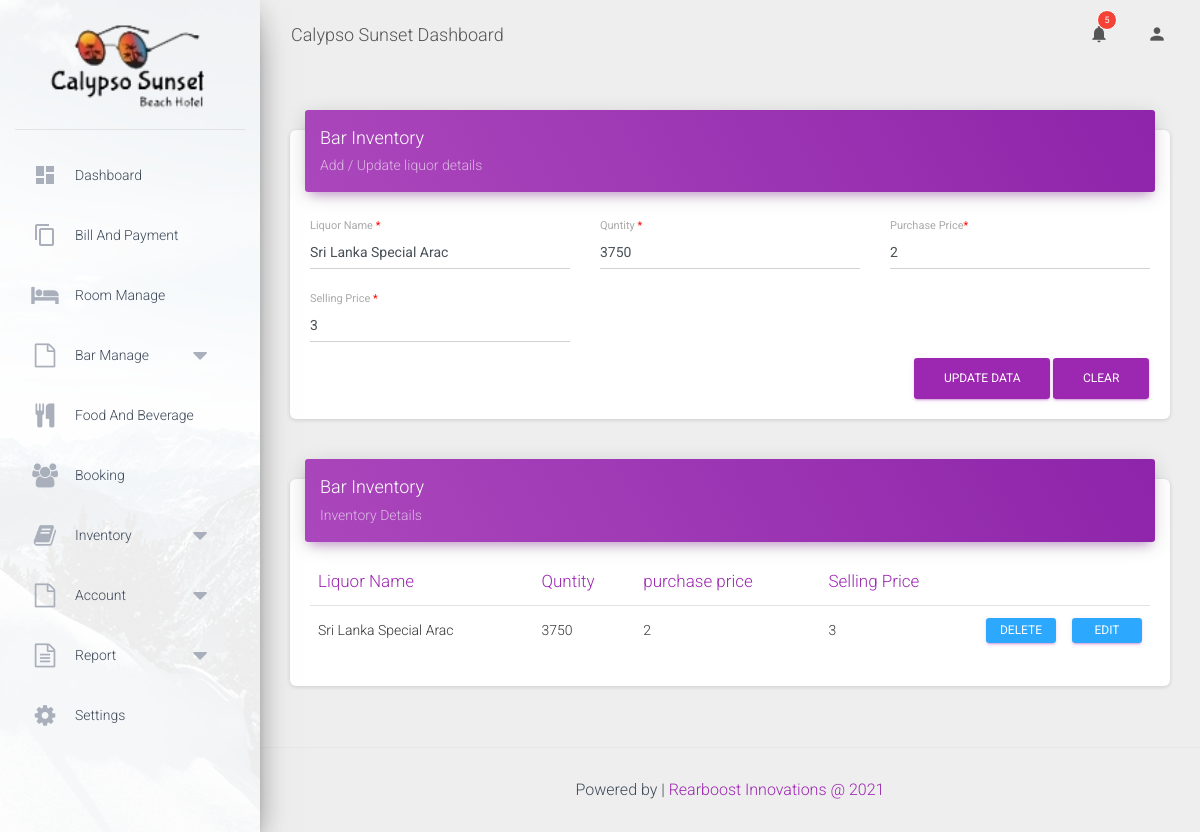
Page /content/bar_inventory.php?prop_id=1 (signed in) on the committed database.
### tables this page shows
CREATE TABLE `bar_inventory` (
  `id` int(11) NOT NULL,
  `lq_name` varchar(60) NOT NULL,
  `qty` int(11) NOT NULL,
  `pur_price` int(11) NOT NULL,
  `selling_price` int(11) NOT NULL
);

### content/bar_Inventory.php (the view, shortened to what this page needs)
<!DOCTYPE html>
<html lang="en">
<?php
    require '../include/config.php';
    if(isset($_GET['prop_id']))
    {
      $getID = $_GET['prop_id'];
      $query = "SELECT * FROM bar_inventory WHERE id ='$getID'";
      $result = mysqli_query($conn ,$query);
      while($row = mysqli_fetch_array($result))
      {
         $roomno =$row["lq_name"];
         $roomtype =$row["qty"];
         $numbed =$row["pur_price"];
         $roomprice =$row["selling_price"];
      }
    }
?>
<head>
    <?php include('../include/head.php'); ?>
</head>
<body class="">
    <div class="wrapper">
        <div class="sidebar" data-color="purple" data-background-color="white" data-image="../assets/img/sidebar-1.jpg">
            <div class="logo">
              <a href="home.php" class="simple-text logo-normal">
              <img src="../images/logo.png" alt="" style="width: 80%;">
              </a>
            </div>
            <?php include('../include/sideMenu.php'); ?>
        </div>
        <div class="main-panel">
            <?php include('../include/navhead.php'); ?>
            <div class="content">
                <div class="container-fluid">
                    <div class="row">
                        <div class="col-md-12">
                            <div class="card">
                                <div class="card-header card-header-primary">
                                    <h4 class="card-title">Bar Inventory</h4>
                                    <p class="card-category">Add / Update liquor details</p>
                                </div>
                                <div class="card-body">
                                    <form id="room_form">
                                        <div class="row">
                                            <div class="col-md-4">
                                                <div class="form-group">
                                                    <label class="bmd-label-floating">Liquor Name <span style="color: red;">*<span></label>
                                                    <input type="text" class="form-control" id="roomno" value="<?php if(isset($roomno)){ echo $roomno;} ?>">
                                                </div>
                                            </div>
                                            <div class="col-md-4">
                                                <div class="form-group">
                                                    <label class="bmd-label-floating">Quntity <span style="color: red;">*<span></label>
                                                    <input type="number" class="form-control" id="roomtype" value="<?php if(isset($roomtype)){ echo $roomtype;} ?>">
                                                </div>
                                            </div>
                                            <div class="col-md-4">
                                                <div class="form-group">
                                                    <label class="bmd-label-floating">Purchase Price<span style="color: red;">*<span></label>
                                                    <input type="number" class="form-control" id="numbed" value="<?php if(isset($numbed)){ echo $numbed;} ?>">
                                                </div>
                                            </div>
                                        </div>
                                        <div class="row">
                                            <div class="col-md-4">
                                                <div class="form-group">
                                                    <label class="bmd-label-floating">Selling Price <span style="color: red;">*<span></label>
                                                    <input type="number" class="form-control" id="roomprice" value="<?php if(isset($roomprice)){ echo $roomprice;} ?>">
                                                </div>
                                            </div>
                                        </div>
                                           <button type="button" class="btn btn-primary pull-right" onclick="window.location='http://localhost:8888/HMS/content/bar_inventory.php'">Clear</button>
                                        <?php if (isset($_GET['prop_id'])): ?>
                                             <button type="button" class="btn btn-primary pull-right" id="room_btn_edit" name="room_btn_edit" onclick="roomFormedit()">Update Data</button>
                                        <?php else: ?>
                                             <button type="button" class="btn btn-primary pull-right" id="room_btn_submit" name="room_btn_submit" onclick="roomFormsubmit()">Submit Data</button>
                                        <?php endif; ?>
                                        <div class="clearfix"></div>
                                    </form>
                                </div>
                            </div>
                        </div>
                        <div class="col-md-12">
                            <div class="card">
                                <div class="card-header card-header-primary">
                                    <h4 class="card-title ">Bar Inventory</h4>
                                    <p class="card-category"> Inventory Details</p>
                                </div>
                                <div class="card-body">
                                   <?php
                                       $query = "SELECT * FROM bar_inventory";
                                       $result = mysqli_query($conn ,$query);
                                    ?>
                                    <div class="table-responsive" id="room_table">
                                        <table class="table">
                                            <thead class=" text-primary">
                                                <th>
                                                    Liquor Name
                                                </th>
                                                <th>
                                                    Quntity
                                                </th>
                                                <th>
                                                    purchase price
                                                </th>
                                                <th>
                                                   Selling Price
                                                </th>
                                                <th>
                                                </th>
                                                <th>
                                                </th>
                                            </thead>
                                            <tbody>
                                                <?php
                                                while($row = mysqli_fetch_array($result))
                                                   {
                                                    echo '
                                                    <tr>
                                                     <td>'.$row["lq_name"].'</td>
                                                     <td>'.$row["qty"].'</td>
                                                     <td>'.$row["pur_price"].'</td>
                                                     <td>'.$row["selling_price"].'</td>
                                                     <td width="5%"><button type="button" id="delete_form" name="delete_form" onclick="roomremoveconf(event ,'.$row["id"].')" class="btn btn-primary edit_data" style="margin: 0px; height: 25px; width: 70px; color: white; border-color: #2CA8FF; background-color: #2CA8FF; font-size: 12px;  padding: 4px 10px; margin-top: 0px;">Delete</button></td>
                                                     '; ?>
                                                     <td width="5%"><button type="button" id="edit_form" name="edit_form" onclick="window.location='./bar_inventory.php?prop_id=<?php echo $row['id'];  ?>';" class="btn btn-primary edit_data" style="margin: 0px; height: 25px; width: 70px; color: white; border-color: #2CA8FF; background-color: #2CA8FF; font-size: 12px;  padding: 4px 10px; margin-top: 0px;">Edit</button></td>
                                                     <?php
                                                     echo '
                                                    </tr>
                                                      ';
                                                   }
                                                 ?>
                                            </tbody>
                                        </table>
                                    </div>
                                </div>
                            </div>
                        </div>
                    </div>
                </div>
            </div>
            <footer class="footer ">
                <div class="container-fluid" style="display: inline-grid;">
                    <?php include('../include/footerc.php'); ?>
                </div>
            </footer>
        </div>
    </div>
</body>
</html>

### rows in the picture
bar_inventory: lq_name "Sri Lanka Special Arac", qty "3750", pur_price "2", selling_price "3"
